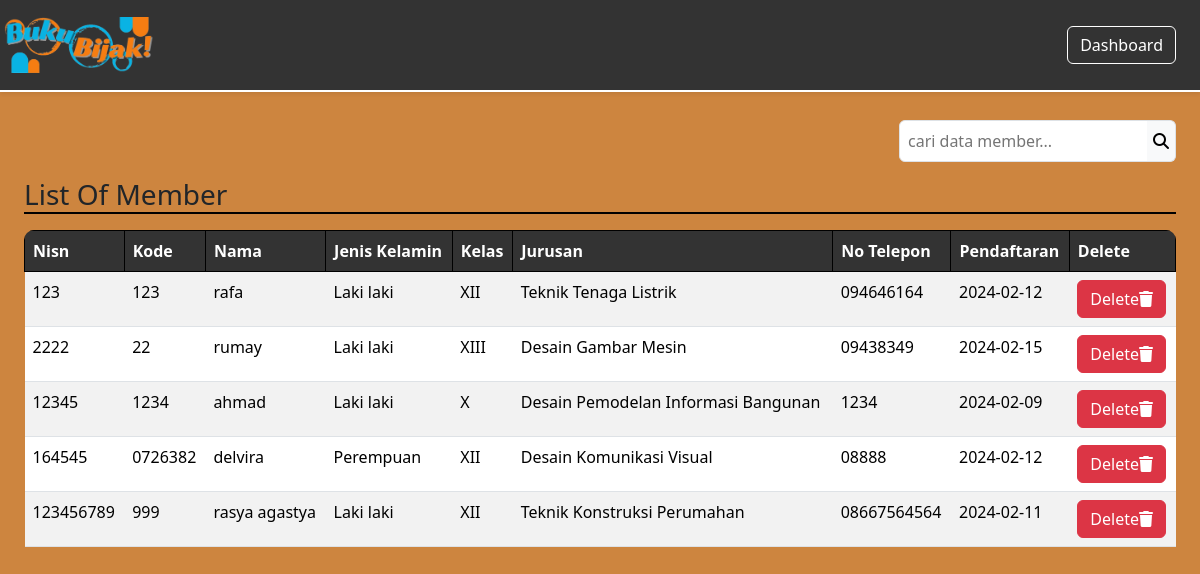
Page /DashboardAdmin/member/member.php (signed in) on the committed database.
### tables this page shows
CREATE TABLE `member` (
  `nisn` int(11) NOT NULL,
  `kode_member` varchar(12) NOT NULL,
  `nama` varchar(255) NOT NULL,
  `password` varchar(255) NOT NULL,
  `jenis_kelamin` varchar(20) NOT NULL,
  `kelas` varchar(5) NOT NULL,
  `jurusan` varchar(50) NOT NULL,
  `no_tlp` varchar(15) NOT NULL,
  `tgl_pendaftaran` date NOT NULL
);

### config/config.php (called while the page is built, shortened)
<?php
$host = "127.0.0.1";
$username = "root";
$password = "";
$database_name = "perpustakaan_ra";
$connection = mysqli_connect($host, $username, $password, $database_name);
function queryReadData($dataKategori) {
  global $connection;
  $result = mysqli_query($connection, $dataKategori);
  $items = [];
  while($item = mysqli_fetch_assoc($result)) {
    $items[] = $item;
  }
  return $items;
}
?>

### DashboardAdmin/member/member.php (the view, shortened to what this page needs)
<?php
require "../../config/config.php";
$member = queryReadData("SELECT * FROM member");
?>
<!DOCTYPE html>
<html lang="en">
  <head>
    <link rel="stylesheet" href="../../css/member.css">
    <link href="https://cdn.jsdelivr.net/npm/bootstrap@5.3.2/dist/css/bootstrap.min.css" rel="stylesheet">
  </head>
  <body>
    <nav class="navbar fixed-top  shadow-sm">
      <div class="container-fluid p-1">
        <a class="navbar-brand" href="#">
          <img src="../../assets/logo2.png" alt="logo" width="150px">
        </a>
        <a class="btn btn-tertiary" href="../dashboardAdmin.php">Dashboard</a>
      </div>
    </nav>
    <div class="p-4 mt-5">
     <form action="" method="post" class="mt-5">
       <div class="input-group d-flex justify-content-end mb-3">
         <input class="border p-2 rounded rounded-end-0 bg-tertiary" type="text" name="keyword" id="keyword" placeholder="cari data member...">
         <button class="border border-start-0 bg-light rounded rounded-start-0" type="submit" name="search"><i class="fa-solid fa-magnifying-glass"></i></button>
       </div>
      </form>
      <h3>List Of Member</h3>
      <div class="table-responsive mt-3" >
        <table class="table table-striped table-hover">
        <thead>
          <tr>
            <th class="list">Nisn</th>
            <th class="list">Kode</th>
            <th class="list">Nama</th>
            <th class="list">Jenis Kelamin</th>
            <th class="list">Kelas</th>
            <th class="list">Jurusan</th>
            <th class="list">No Telepon</th>
            <th class="list">Pendaftaran</th>
            <th class="list">Delete</th>
          </tr>
        </thead>
      <?php foreach($member as $item) : ?>
      <tr>
        <td><?=$item["nisn"];?></td>
        <td><?=$item["kode_member"];?></td>
        <td><?=$item["nama"];?></td>
        <td><?=$item["jenis_kelamin"];?></td>
        <td><?=$item["kelas"];?></td>
        <td><?=$item["jurusan"];?></td>
        <td><?=$item["no_tlp"];?></td>
        <td><?=$item["tgl_pendaftaran"];?></td>
        <td>
          <div class="action">
             <a href="deleteMember.php?id=<?= $item["nisn"]; ?>" class="btn btn-danger" onclick="return confirm('Yakin ingin menghapus data member ?');">Delete<i class="fa-solid fa-trash"></i></a>
           </div>
        </td>
       </tr>
      <?php endforeach;?>
    </table>
    </div>
  </div>
  </body>
</html>

### css/member.css (style rules this page uses)
.container-fluid { background-color: #333 !important; }
.navbar { background-color: #333 !important; border-bottom: white 2px solid !important; }
.btn-tertiary { color: white !important; border: solid 1px white !important; margin-right: 20px; }
body { background-color: #CD853F !important; }
h3 { border-bottom: 2px solid black !important; }
.list { background-color: #333 !important; color: white !important; border: solid 1px black !important; }
.table-responsive { border-radius: 10px !important; }

### rows in the picture
member: nisn "123", kode_member "123", nama "rafa", jenis_kelamin "Laki laki", kelas "XII", jurusan "Teknik Tenaga Listrik", no_tlp "094646164", tgl_pendaftaran "2024-02-12"
member: nisn "2222", kode_member "22", nama "rumay", jenis_kelamin "Laki laki", kelas "XIII", jurusan "Desain Gambar Mesin", no_tlp "09438349", tgl_pendaftaran "2024-02-15"
member: nisn "12345", kode_member "1234", nama "ahmad", jenis_kelamin "Laki laki", kelas "X", jurusan "Desain Pemodelan Informasi Bangunan", no_tlp "1234", tgl_pendaftaran "2024-02-09"
member: nisn "164545", kode_member "0726382", nama "delvira", jenis_kelamin "Perempuan", kelas "XII", jurusan "Desain Komunikasi Visual", no_tlp "08888", tgl_pendaftaran "2024-02-12"
member: nisn "123456789", kode_member "999", nama "rasya agastya", jenis_kelamin "Laki laki", kelas "XII", jurusan "Teknik Konstruksi Perumahan", no_tlp "08667564564", tgl_pendaftaran "2024-02-11"
